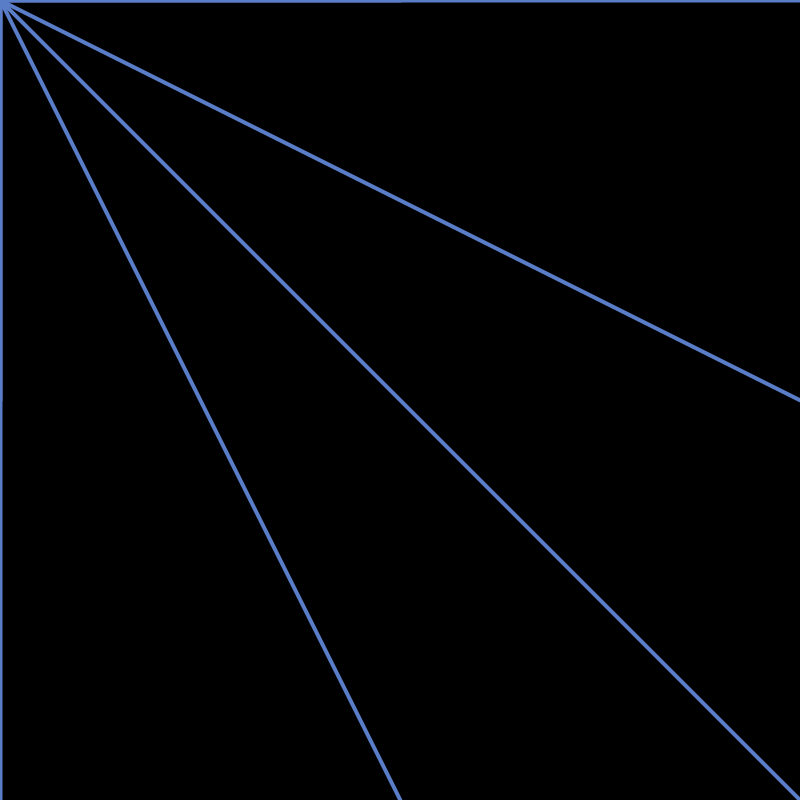
Frame 1 (no input)
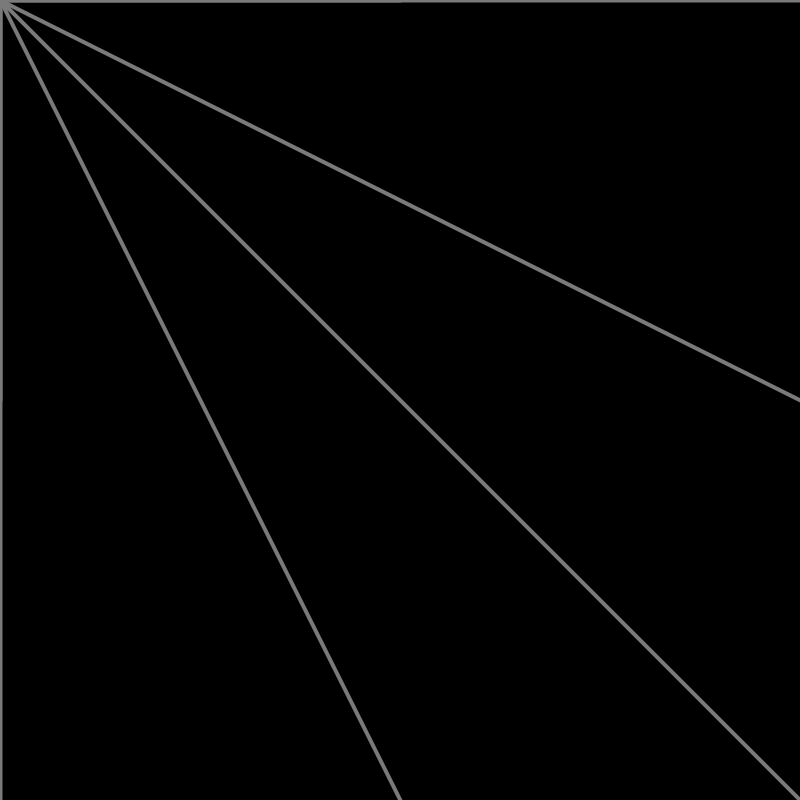
Frame 60 (the mouse pressed at the canvas centre just before this capture)
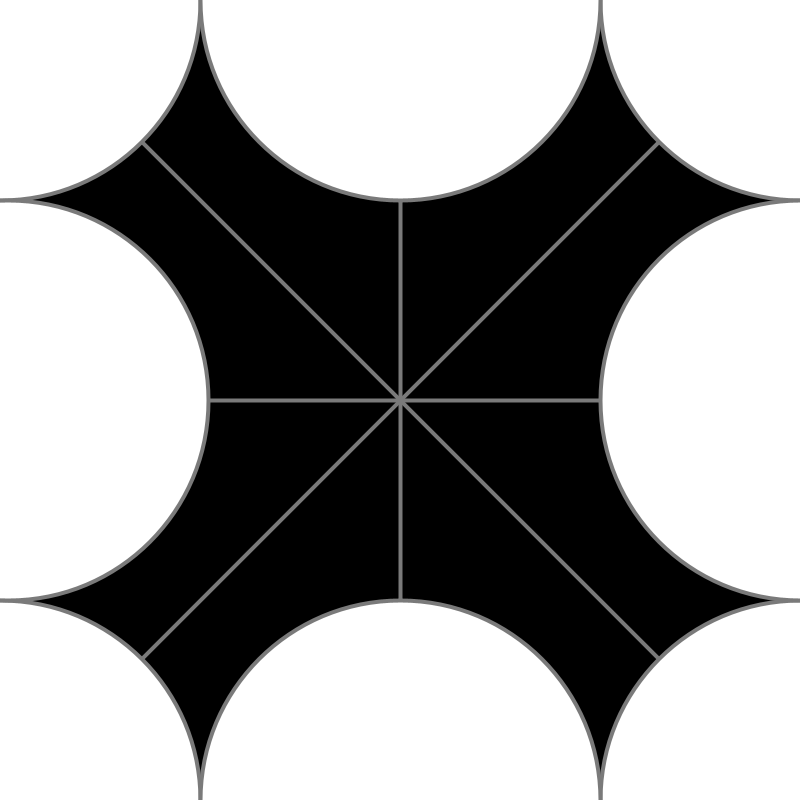
Frame 120 (the mouse held since frame 60 and released just before this capture)

The Processing sketch that drew these frames (run headless with seeded random() and noise(); from frame 60 on, the mouse is pressed at the canvas centre):

// Processing sketch: Marshmallows
// ── Marshmallows.pde
void setup() {
  size(800,800);
  stroke (90,125,200);
  strokeWeight(4);
}
    
void draw(){
 background(0);
 line(0,height/2,mouseX,mouseY);
 line(width/2,0,mouseX,mouseY);
 line(width/2,800,mouseX,mouseY);
 line(800,height/2,mouseX,mouseY);
 line(0,800,mouseX,mouseY);
 line(800,0,mouseX,mouseY);
 line(0,0,mouseX,mouseY);
 line(800,800,mouseX,mouseY);
 stroke(122);
 ellipse(800,800,mouseX,mouseY);
 ellipse(0,0,mouseX,mouseY);
 ellipse(800,0,mouseX,mouseY);
 ellipse(0,800,mouseX,mouseY);
 ellipse(8,height/2,mouseX,mouseY);
 ellipse(width/2,0,mouseX,mouseY);
 ellipse(800,height/2,mouseX,mouseY);
 ellipse(width/2,800,mouseX,mouseY);
}
